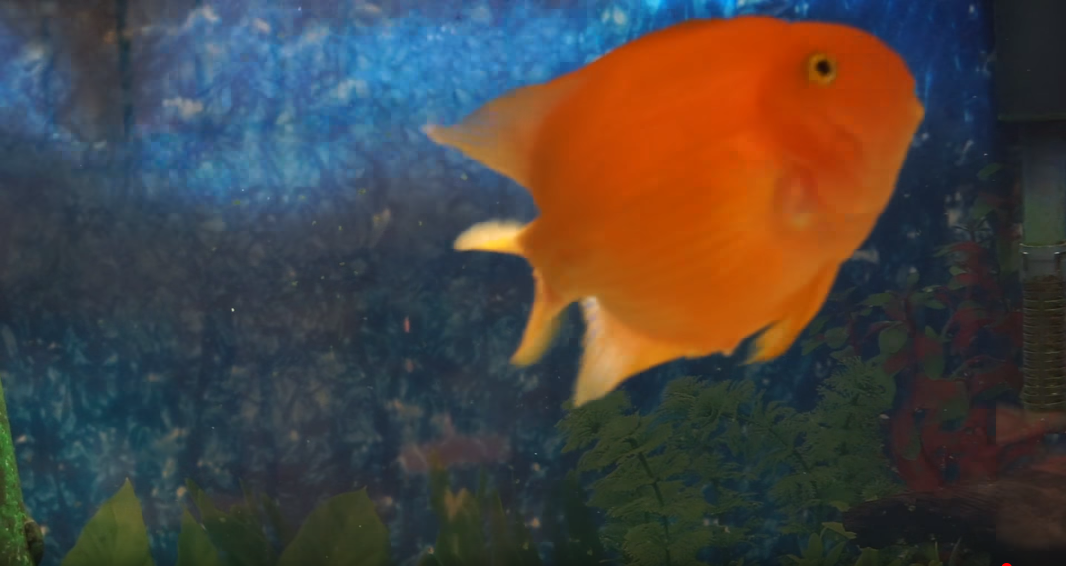
#> input picture examples/Hands-OnImageProcessingWithPython/Capitulo1/img/fish.png, 1066 x 566 px
$ python aux.py
#> lines starting #> are read from the running program, lines starting #| are printed output that depends on the picture
import cv2

img = cv2.imread("img/fish.png")
#> img is the input picture: shape (566, 1066, 3); mean B, G, R 64, 67.3, 73.2

print(type(img))
#| <class 'numpy.ndarray'>
print(img)
#> (printed output is left out)
img[...,1]=0
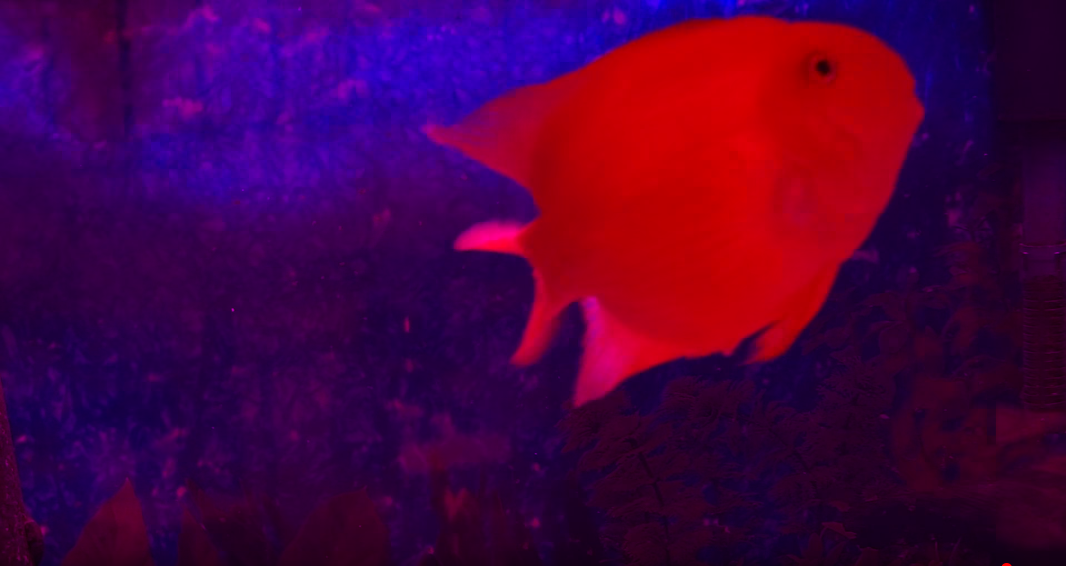
#> img: shape (566, 1066, 3); mean B, G, R 64, 0, 73.2
print(img)
#> (printed output is left out)

$ run again, with examples/Hands-OnImageProcessingWithPython/Capitulo1/img/flowers.png copied over examples/Hands-OnImageProcessingWithPython/Capitulo1/img/fish.png
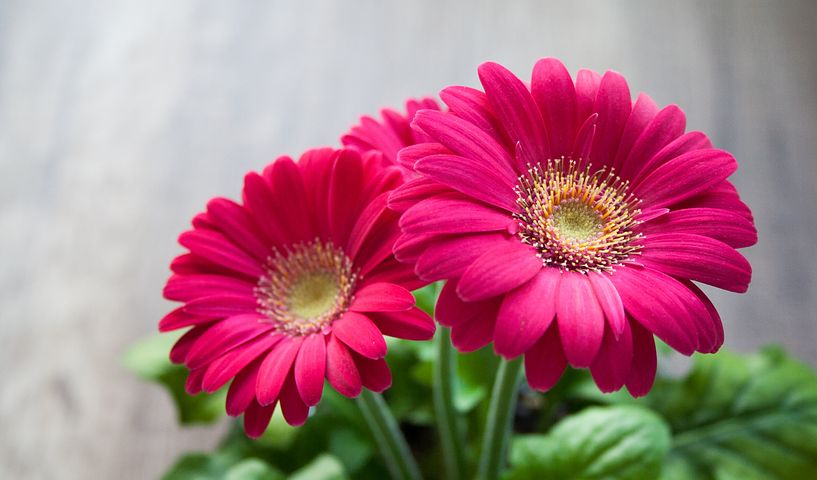
#> input picture examples/Hands-OnImageProcessingWithPython/Capitulo1/img/flowers.png, 817 x 480 px
#> img is the input picture: shape (480, 817, 3); mean B, G, R 130.3, 118.4, 171
#| <class 'numpy.ndarray'>
#> (printed output is left out)
#> `img[...,1]=0`:
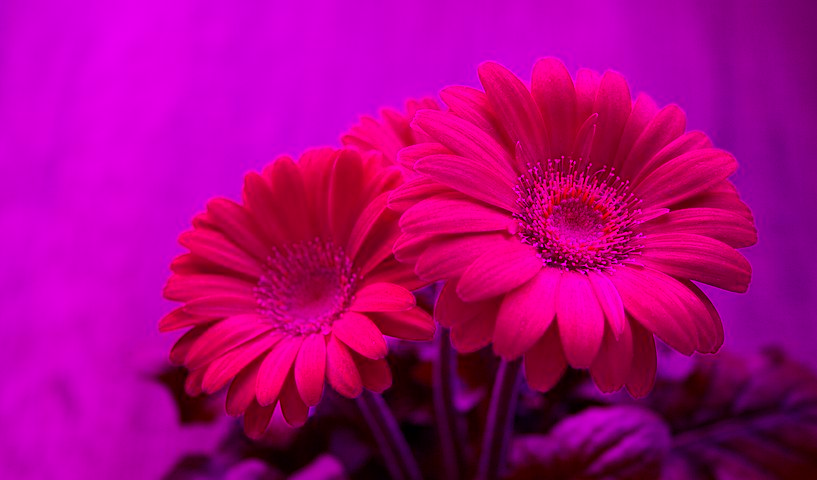
#> img: shape (480, 817, 3); mean B, G, R 130.3, 0, 171
#> (printed output is left out)
